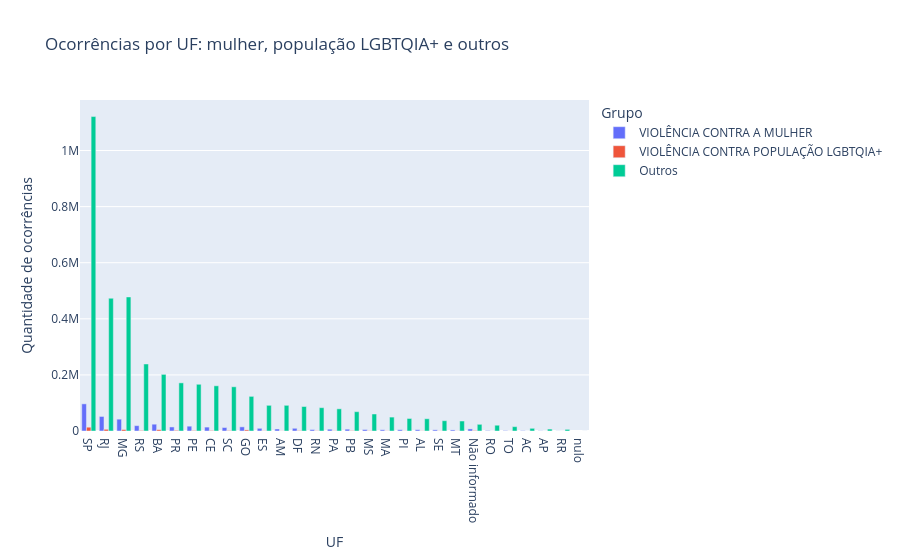

The cell this chart's notebook holds for it:
### Markdown cell above
Plot gerado pelo Codex para vizualização de entradas dos grupos vulneráveis de interesse

### Code cell
grupos_destacados_uf = {
    "VIOLÊNCIA CONTRA A MULHER",
    "VIOLÊNCIA CONTRA POPULAÇÃO LGBTQIA+",
}

rotulos_nao_informado = {
    "ATENDIMENTO INTERROMPIDO",
    "DENUNCIANTE NÃO SOUBE INFORMAR",
    "Não informado",
}

grupo_vulneravel_por_uf_plot_ajustado = (
    disk100_unificado_df.assign(
        Grupo_vulnerável=disk100_unificado_df["Grupo_vulnerável"]
        .fillna("Não informado")
        .astype("string")
        .str.strip()
        .replace("", "Não informado"),
        UF=disk100_unificado_df["UF"]
        .fillna("Não informado")
        .astype("string")
        .str.strip()
        .replace("", "Não informado"),
    )
    .assign(
        UF=lambda df: df["UF"].replace(list(rotulos_nao_informado), "Não informado"),
        grupo_plot=lambda df: df["Grupo_vulnerável"].where(
            df["Grupo_vulnerável"].isin(grupos_destacados_uf),
            "Outros",
        ),
    )
    .groupby(["UF", "grupo_plot"], as_index=False)
    .size()
    .rename(columns={"size": "quantidade"})
)

ordem_ufs = (
    grupo_vulneravel_por_uf_plot_ajustado
    .groupby("UF", as_index=False)["quantidade"]
    .sum()
    .sort_values("quantidade", ascending=False)["UF"]
    .tolist()
)

ordem_grupos_uf = [
    "VIOLÊNCIA CONTRA A MULHER",
    "VIOLÊNCIA CONTRA POPULAÇÃO LGBTQIA+",
    "Outros",
]

fig = px.bar(
    grupo_vulneravel_por_uf_plot_ajustado,
    x="UF",
    y="quantidade",
    color="grupo_plot",
    barmode="group",
    category_orders={"grupo_plot": ordem_grupos_uf, "UF": ordem_ufs},
    title="Ocorrências por UF: mulher, população LGBTQIA+ e outros",
    labels={"UF": "UF", "quantidade": "Quantidade de ocorrências", "grupo_plot": "Grupo"},
)
fig.show()

grupo_vulneravel_por_uf_plot_ajustado

### Figure 1 — Plotly figure (JSON) as saved in the notebook; plotly's stock layout.template omitted (floating-point values rounded to 4 significant figures)
{"data": [{"alignmentgroup": "True", "hovertemplate": "Grupo=VIOLÊNCIA CONTRA A MULHER<br>UF=%{x}<br>Quantidade de ocorrências=%{y}<extra></extra>", "legendgroup": "VIOLÊNCIA CONTRA A MULHER", "marker": {"color": "#636efa", "pattern": {"shape": ""}}, "name": "VIOLÊNCIA CONTRA A MULHER", "offsetgroup": "VIOLÊNCIA CONTRA A MULHER", "orientation": "v", "showlegend": true, "textposition": "auto", "type": "bar", "x": ["AC", "AL", "AM", "AP", "BA", "CE", "DF", "ES", "GO", "MA", "MG", "MS", "MT", "Não informado", "PA", "PB", "PE", "PI", "PR", "RJ", "RN", "RO", "RR", "RS", "SC", "SE", "SP", "TO"], "xaxis": "x", "y": [1183, 4698, 7210, 625, 24278, 13948, 9653, 9561, 14808, 4342, 42199, 5294, 3848, 7421, 6376, 6478, 17169, 4621, 14436, 51874, 5097, 1543, 262, 19112, 12410, 4186, 96788, 1415], "yaxis": "y"}, {"alignmentgroup": "True", "hovertemplate": "Grupo=VIOLÊNCIA CONTRA POPULAÇÃO LGBTQIA+<br>UF=%{x}<br>Quantidade de ocorrências=%{y}<extra></extra>", "legendgroup": "VIOLÊNCIA CONTRA POPULAÇÃO LGBTQIA+", "marker": {"color": "#EF553B", "pattern": {"shape": ""}}, "name": "VIOLÊNCIA CONTRA POPULAÇÃO LGBTQIA+", "offsetgroup": "VIOLÊNCIA CONTRA POPULAÇÃO LGBTQIA+", "orientation": "v", "showlegend": true, "textposition": "auto", "type": "bar", "x": ["AC", "AL", "AM", "AP", "BA", "CE", "DF", "ES", "GO", "MA", "MG", "MS", "MT", "Não informado", "PA", "PB", "PE", "PI", "PR", "RJ", "RN", "RO", "RR", "RS", "SC", "SE", "SP", "TO"], "xaxis": "x", "y": [89, 605, 468, 51, 4750, 1812, 1351, 775, 3927, 549, 5151, 838, 328, 1586, 758, 1239, 1750, 374, 2248, 6031, 804, 92, 98, 1861, 1517, 478, 13565, 143], "yaxis": "y"}, {"alignmentgroup": "True", "hovertemplate": "Grupo=Outros<br>UF=%{x}<br>Quantidade de ocorrências=%{y}<extra></extra>", "legendgroup": "Outros", "marker": {"color": "#00cc96", "pattern": {"shape": ""}}, "name": "Outros", "offsetgroup": "Outros", "orientation": "v", "showlegend": true, "textposition": "auto", "type": "bar", "x": ["AC", "AL", "AM", "AP", "BA", "CE", "DF", "ES", "GO", "MA", "MG", "MS", "MT", "Não informado", "PA", "PB", "PE", "PI", "PR", "RJ", "RN", "RO", "RR", "RS", "SC", "SE", "SP", "TO", "nulo"], "xaxis": "x", "y": [9589, 43713, 91607, 6877, 201893, 161144, 87348, 91554, 123484, 49608, 477918, 60640, 35568, 23848, 79069, 68831, 166559, 44666, 171618, 473255, 83135, 20618, 5824, 238970, 157671, 36719, 1121080, 15519, 1], "yaxis": "y"}], "layout": {"barmode": "group", "legend": {"title": {"text": "Grupo"}, "tracegroupgap": 0}, "title": {"text": "Ocorrências por UF: mulher, população LGBTQIA+ e outros"}, "xaxis": {"anchor": "y", "categoryarray": ["SP", "RJ", "MG", "RS", "BA", "PR", "PE", "CE", "SC", "GO", "ES", "AM", "DF", "RN", "PA", "PB", "MS", "MA", "PI", "AL", "SE", "MT", "Não informado", "RO", "TO", "AC", "AP", "RR", "nulo"], "categoryorder": "array", "domain": [0, 1], "title": {"text": "UF"}}, "yaxis": {"anchor": "x", "domain": [0, 1], "title": {"text": "Quantidade de ocorrências"}}}}
